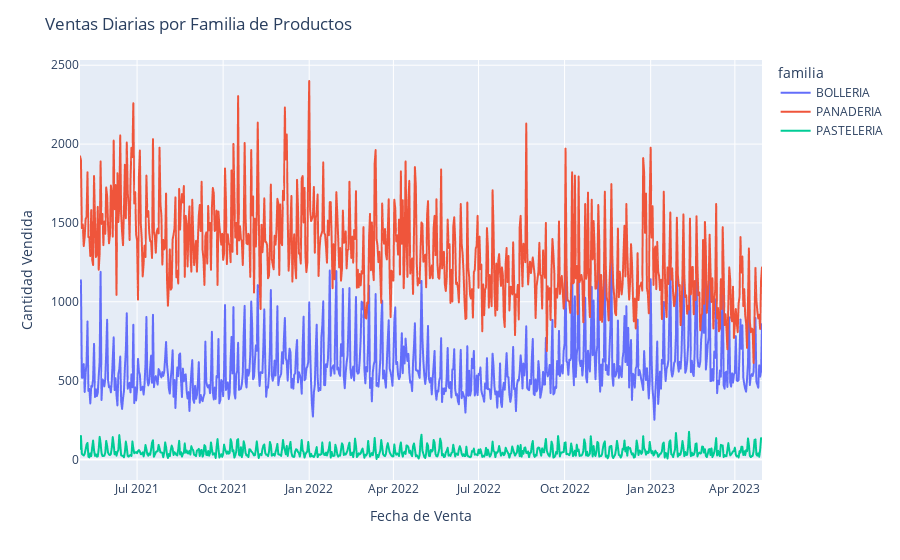

Notebook code cell kept with this figure:
### Markdown cell above
### 2.8 Crea un gráfico de la evolución temporal por familia de la variable "cantidad".

### Code cell
group = df.groupby(
    ["familia", pd.Grouper(key="fecha_venta", freq="1D")])["cantidad"].sum().reset_index()

fig = px.line(
    group, 
    x="fecha_venta", 
    y="cantidad", 
    color="familia")

fig.update_layout(
    title="Ventas Diarias por Familia de Productos",
    xaxis_title="Fecha de Venta",
    yaxis_title="Cantidad Vendida"
)

fig.show()

output_folder = "graficos"
Path(output_folder).mkdir(exist_ok=True)
output_path = f"{output_folder}/ventas_diarias_por_familia.png"
fig.write_image(output_path, scale=2) 
print(f"✅ Gráfico guardado: {output_path}")

### Figure 1 — Plotly figure (JSON) as saved in the notebook; plotly's stock layout.template omitted (floating-point values rounded to 4 significant figures; data arrays with more than 128 entries replaced by an {"elided": "..."} marker saying what was removed)
{"data": [{"hovertemplate": "familia=BOLLERIA<br>fecha_venta=%{x}<br>cantidad=%{y}<extra></extra>", "legendgroup": "BOLLERIA", "line": {"color": "#636efa", "dash": "solid"}, "marker": {"symbol": "circle"}, "mode": "lines", "name": "BOLLERIA", "showlegend": true, "type": "scattergl", "x": {"elided": "730 str values"}, "xaxis": "x", "y": {"elided": "730 float values"}, "yaxis": "y"}, {"hovertemplate": "familia=PANADERIA<br>fecha_venta=%{x}<br>cantidad=%{y}<extra></extra>", "legendgroup": "PANADERIA", "line": {"color": "#EF553B", "dash": "solid"}, "marker": {"symbol": "circle"}, "mode": "lines", "name": "PANADERIA", "showlegend": true, "type": "scattergl", "x": {"elided": "730 str values"}, "xaxis": "x", "y": {"elided": "730 float values"}, "yaxis": "y"}, {"hovertemplate": "familia=PASTELERIA<br>fecha_venta=%{x}<br>cantidad=%{y}<extra></extra>", "legendgroup": "PASTELERIA", "line": {"color": "#00cc96", "dash": "solid"}, "marker": {"symbol": "circle"}, "mode": "lines", "name": "PASTELERIA", "showlegend": true, "type": "scattergl", "x": {"elided": "730 str values"}, "xaxis": "x", "y": {"elided": "730 float values"}, "yaxis": "y"}], "layout": {"legend": {"title": {"text": "familia"}, "tracegroupgap": 0}, "margin": {"t": 60}, "title": {"text": "Ventas Diarias por Familia de Productos"}, "xaxis": {"anchor": "y", "domain": [0, 1], "title": {"text": "Fecha de Venta"}}, "yaxis": {"anchor": "x", "domain": [0, 1], "title": {"text": "Cantidad Vendida"}}}}
